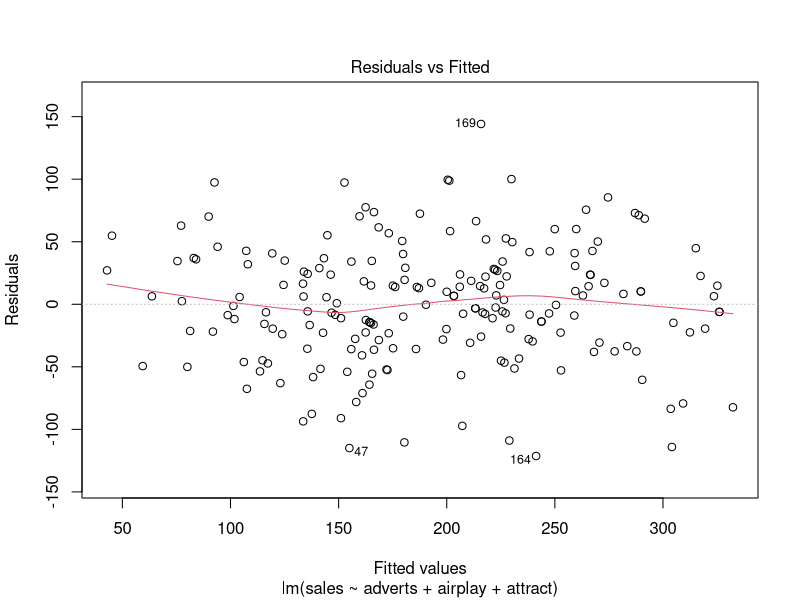

This figure's R source:
# ------------------
# 회귀분석
# ------------------

# 회귀분석이란, 특정 변수(독립변수)가 다른 변수(종속변수)에 어떠한 영향을 미치는가를 분석하는 방법
# 즉, 인과관계를 설명할 수 있는 분석 방법이 회귀분석임. 
# 상관분석과는 다르다. (더 깊은 해석을 하기가 어렵다!)

# 가장 중요한 것은 회귀분석을 제대로 하려면 기본적인 가정을 만족하는지가 중요함
# 그 외 중요 내용은 교재 참조 바람

#### 단순 회귀모형 #### 

#### 단계 1. 데이터 가져오기 ####
setwd("~/Documents/R_edu")
album <- read.csv("R_NCS_2020/2_day/data/album.csv", stringsAsFactors = FALSE)
head(album)
# 독립변수는 adverts = 광고비용
# 종속변수는 sales = 음반판매량

#### 단계 2. 회귀모형 생성 ####
options(scipen = 1)
sales_lm <- lm(sales ~ adverts, data = album) 
summary(sales_lm)

#### 단계 3. 모형의 적합도 확인 ####
# 피어슨 상관계수 구하기
# sqrt(0.3346) = 피어슨 상관계수
sqrt(0.3346)
# [1] 0.5784462

#### 단계 4. 모형의 해석 ####

# 회귀모형의 설명력
# R-Squared는 독립변수에 의해서 종속변수가 얼마만큼 설명되었는가를 나타내는 회귀모형의 설명력
# 0.3346의 뜻은 음반 판매량에 대한 광고비용의 설명력은 33.4%이며, 나머지 66.6%는 다른 변수에서 찾아야 함

# F-statistic: 99.59 on 1 and 198 DF,  p-value: < 2.2e-16
# 회귀 모형의 적합성을 나타내는 데, 
# 위 검정 통계량을 이용해서 F값으로 회귀모형 자체를 신뢰할 수 있는지를 판단함
# 만약 0.05이상일 경우, 회귀선은 모형에 부적합하다는 뜻

# t 통계량
# 가설의 채택 여부를 결정함
# x변수(=adverts)의 t통계량은 9.979 p-value는 <2e-16 이기 때문에 
# 귀무가설을 기각하고, 대립가설을 채택함

# 모형의 활용
# 음반판매량 = 모형의 공식
# 음반판매량 = 기울기 X 광고비용 + 절편(=상수)
# 음반판매량 = 0.096 X 광고비용 + 134.139

#### 다중 회귀모형 ####
# 귀무가설: adverts, airplay, attract는 sales에 정의 영향일 미치지 않는다. 
# 대립가설: adverts, airplay, attract는 sales에 정의 영향을 미친다. 

# ----- 단계 1. 데이터 가져오기 -----
album2 <- read.csv("R_NCS_2020/2_day/data/album2.csv", header = TRUE)
summary(album2) # 결측치 없음

# ----- 단계 2. 모형 생성 -----
sales_lm <- lm(sales ~ adverts + airplay + attract, data = album2)
summary(sales_lm)

# ----- 단계 3. 독립성 가정의 평가 -----
# 오차의 독립성 가정은 더빈 왓슨 검정으로 한다. 
library(car)
durbinWatsonTest(sales_lm)

# 해석
# 이 값의 통계량(D-W Statistic)을 볼 필요가 있는데, 1보다 작거나 3보다 크면 모형의 문제가 있다고 판단해도 좋다. 
# 2에 가까울 수록 좋다. 
# p-value 0.05이상이거나 (DW값 1~3범위)이면 잔차에 유의미한 자기 상관이 없다고 볼 수 있음. 
# '독립성과 차이가 없다'라고 볼 수 있음

# ----- 단계 4. 잔차의 정규성 검정 -----
res <- residuals(sales_lm)
shapiro.test(res)

# ----- 단계 5. 다중 공선성 문제 확인 -----
# 다중 공선성에 대한 내용 확인은 교재 참조
library(car)
vif(sales_lm)
# 분산팽창요인(VIF) 값이 10인 이상인 경우에는 다중 공선성의 문제를 의심해 볼 수 있다. 

mean(vif(sales_lm))
# 평균 VIF가 1보다 확연히 크면 회귀 모형이 크게 편향되어 있다고 볼 수 있음.

sqrt(0.6647)

# ----- 단계 6. 잔차의 정규성 검정 -----
plot(sales_lm, which  = 1)

# 만약 모형이 깨졌다면 어떻게 해야할까? 
# 만약 모형에서 선형성 가정이 깨지면 로지스틱 회귀로 변환하거나, robust regression을 실행해본다. 

# End of Document

